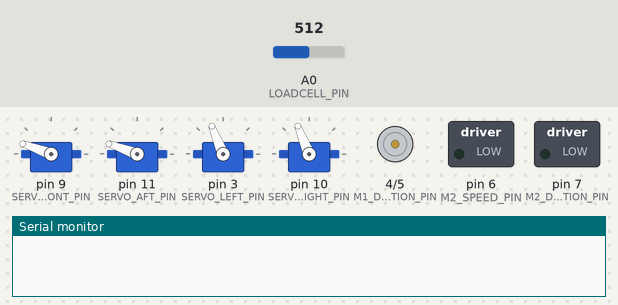
Recording of a sketch running on a simulated Arduino Uno, built with avr-gcc and run on an emulated ATmega328P. Parts: 4 × servo, direction and speed pins drawn as motors (green arrow = direction pin HIGH = forward, orange = LOW = backward, longer = more drive), switched loads named in the sketch (green lamp = pin HIGH), the last lines printed to the serial monitor. The inputs (shaded band) are chosen by the test bench; at power-on: A0 (LOADCELL_PIN) = 512.

Above: at 1.2 s.
1.3 s: A0 (LOADCELL_PIN) set to 793
2.8 s: A0 (LOADCELL_PIN) set to 815
At 13.2 s:
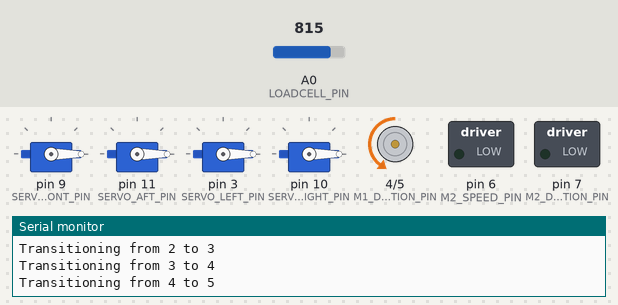
At 16.0 s:
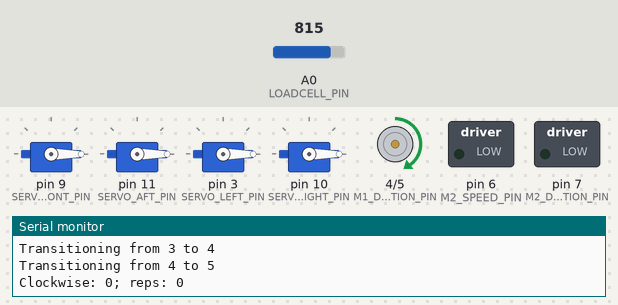
Timing chart, 0 to 36.7 s (numbered marks = the images above; inputs shaded):
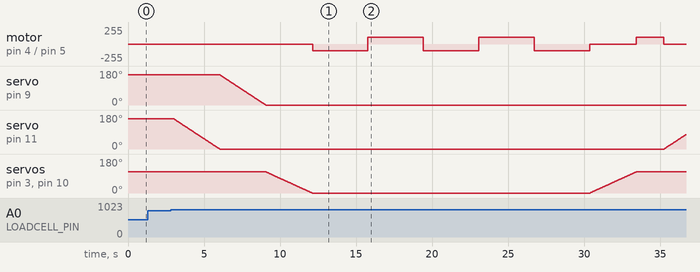

Measured:
- the behaviour switches between 800 and 801 on A0 (LOADCELL_PIN) (found by bisection; images 0 and 1)
- after the input at 1.3 s, every drawn part: stays the same
- after the input at 2.8 s, motor on pin 4 (M1_DIRECTION_PIN) / pin 5 (M1_SPEED_PIN): stopped → backward 100/255 after 9.3 s, → forward 100/255 3.6 s later, → backward 100/255 3.6 s later, → forward 100/255 3.6 s later, … (8 changes in this stretch)

The sketch:

Shoes.ino
```cpp
#include "SmoothServo.h"
#include "SmoothPWM.h"

//#define TEST_MODE

#define SERVO_FRONT_PIN     9
#define SERVO_AFT_PIN       11
#define SERVO_LEFT_PIN      3
#define SERVO_RIGHT_PIN     10

#define FRONT_UP          0
#define FRONT_DOWN        160
#define AFT_UP            0
#define AFT_DOWN          160
#define RIGHT_UP          0
#define RIGHT_DOWN        112
#define LEFT_UP           0
#define LEFT_DOWN         112

#define DELAY_MS          10
#define MOVE_DURATION_MS  3000
#define RAMP_DURATION_MS  1000
#define NUM_STEPS         (MOVE_DURATION_MS / DELAY_MS)
#define NUM_PWM_STEPS     1/*(RAMP_DURATION_MS / DELAY_MS)*/
#define NUM_SAMPLES       20

#define LOADCELL_PIN        A0

#define SWITCH1_PIN         12
#define SWITCH2_PIN         13

#define M1_DIRECTION_PIN    4
#define M1_SPEED_PIN        5
#define M2_DIRECTION_PIN    7
#define M2_SPEED_PIN        6

#define M1_PWM              100
#define M1_RPM_BY_10        165L
#define ROTATION_MS         ((60L*1000L*10L) / M1_RPM_BY_10)
#define HALFROTATION_MS     (ROTATION_MS / 2L)
#define MORE_HALFROTATION_MS (ROTATION_MS *4L / 8L)
#define CLEANING_ROTS       1L
#define CLEANING_MS         (CLEANING_ROTS * HALFROTATION_MS)

SmoothServo servoFront;
SmoothServo servoAft;
SmoothServo servoLeft;
SmoothServo servoRight;
SmoothPWM motor;

enum AppStatusEnum {
  AppStatus_Idle,
  AppStatus_Delay,
  AppStatus_AftUp,
  AppStatus_FrontUp,
  AppStatus_SidesUp,
  AppStatus_Cleaning,
  AppStatus_SidesDown,
  AppStatus_FrontDown,
  AppStatus_AftDown,
  AppStatus_Reverting,
};

typedef struct {
  long startMs;
  int numSamples;
} IdleData;

typedef struct {
  long startMs;
} DelayData;

typedef struct {
  long startMs;
} RevertingData;

typedef struct {
  int clockwise;
  int numReps;
  long startMs;
} CleaningData;

typedef union
{
  IdleData idle;
  DelayData delay;
  CleaningData cleaning;
  RevertingData reverting;
} AppData;

AppStatusEnum appStatus;
AppData appData;

typedef AppStatusEnum (*statusInitFnc)(AppData* data);
typedef AppStatusEnum (*statusUpdateFnc)(AppData* data);

void appIdleInit(AppData* data);
AppStatusEnum appIdleUpdate(AppData* data);

void appDelayInit(AppData* data);
AppStatusEnum appDelayUpdate(AppData* data);

void appAftUpInit(AppData* data);
AppStatusEnum appAftUpUpdate(AppData* data);

void appFrontUpInit(AppData* data);
AppStatusEnum appFrontUpUpdate(AppData* data);

void appSidesUpInit(AppData* data);
AppStatusEnum appSidesUpUpdate(AppData* data);

void appCleaningInit(AppData* data);
AppStatusEnum appCleaningUpdate(AppData* data);

void appAftDownInit(AppData* data);
AppStatusEnum appAftDownUpdate(AppData* data);

void appFrontDownInit(AppData* data);
AppStatusEnum appFrontDownUpdate(AppData* data);

void appSidesDownInit(AppData* data);
AppStatusEnum appSidesDownUpdate(AppData* data);

void appRevertingInit(AppData* data);
AppStatusEnum appRevertingUpdate(AppData* data);

statusInitFnc initFunctions[] = {
  appIdleInit,
  appDelayInit,
  appAftUpInit,
  appFrontUpInit,
  appSidesUpInit,
  appCleaningInit,
  appSidesDownInit,
  appFrontDownInit,
  appAftDownInit,
  appRevertingInit,
};

statusUpdateFnc updateFunctions[] = {
  appIdleUpdate,
  appDelayUpdate,
  appAftUpUpdate,
  appFrontUpUpdate,
  appSidesUpUpdate,
  appCleaningUpdate,
  appSidesDownUpdate,
  appFrontDownUpdate,
  appAftDownUpdate,
  appRevertingUpdate,
};


void setupPins()
{
  pinMode(SWITCH1_PIN, INPUT);
  pinMode(SWITCH2_PIN, INPUT);

  pinMode(M1_DIRECTION_PIN, OUTPUT);
  pinMode(M1_SPEED_PIN, OUTPUT);
  pinMode(M2_DIRECTION_PIN, OUTPUT);
  pinMode(M2_SPEED_PIN, OUTPUT);
}

void setupServos()
{
  servoFront.attach(SERVO_FRONT_PIN, FRONT_DOWN);
  servoAft.attach(SERVO_AFT_PIN, AFT_DOWN);
  servoLeft.attach(SERVO_LEFT_PIN, LEFT_DOWN);
  servoRight.attach(SERVO_RIGHT_PIN, RIGHT_DOWN);
}

void setup() {
  Serial.begin(115200);

  setupPins();
  setupServos();

  motor.attach(M1_SPEED_PIN, 0);

#ifdef TEST_MODE
  //servoFront.move(FRONT_DOWN, FRONT_UP, 60);
  //servoAft.move(AFT_DOWN, AFT_UP, 60);
  //servoRight.move(RIGHT_DOWN, RIGHT_UP, 60);
  //servoLeft.move(RIGHT_DOWN, RIGHT_UP, 60);
#else
  appStatus = AppStatus_Idle;
  initFunctions[appStatus](&appData);
#endif
}

void appIdleInit(AppData* data)
{
  IdleData* idleData = &data->idle;

  idleData->startMs = millis();
  idleData->numSamples = 0;
}

AppStatusEnum appIdleUpdate(AppData* data)
{
  IdleData* idleData = &data->idle;

  int value = analogRead(LOADCELL_PIN);
  //Serial.println(value);

  if ((value > 800) && (value < 900))
  {
    idleData->numSamples ++;
  }
  else
  {
    idleData->numSamples = 0;
  }

  if (idleData->numSamples > NUM_SAMPLES)
    return AppStatus_AftUp;

  long delta = millis() - idleData->startMs;
  if (delta > 20000)
    return AppStatus_Delay;

  return AppStatus_Idle;
}

void appDelayInit(AppData* data)
{
  DelayData* delayData = &data->delay;

  delayData->startMs = millis();
}

AppStatusEnum appDelayUpdate(AppData* data)
{
  DelayData* delayData = &data->delay;

  long delta = millis() - delayData->startMs;
  if (delta > 10000)
    return AppStatus_AftUp;

  return AppStatus_Delay;
}

void appAftUpInit(AppData* data)
{
  servoAft.move(AFT_DOWN, AFT_UP, NUM_STEPS);
}

AppStatusEnum appAftUpUpdate(AppData* data)
{
  if (servoAft.process())
    return AppStatus_FrontUp;

  return AppStatus_AftUp;
}

void appFrontUpInit(AppData* data)
{
  servoFront.move(FRONT_DOWN, FRONT_UP, NUM_STEPS);
}

AppStatusEnum appFrontUpUpdate(AppData* data)
{
  if (servoFront.process())
    return AppStatus_SidesUp;

  return AppStatus_FrontUp;
}

void appSidesUpInit(AppData* data)
{
  servoLeft.move(LEFT_DOWN, LEFT_UP, NUM_STEPS);
  servoRight.move(RIGHT_DOWN, RIGHT_UP, NUM_STEPS);
}

AppStatusEnum appSidesUpUpdate(AppData* data)
{
  bool l = servoLeft.process();
  bool r = servoRight.process();
  if (l && r)
    return AppStatus_Cleaning;

  return AppStatus_SidesUp;
}

void appCleaningInit(AppData* data)
{
  CleaningData* cleaning = &data->cleaning;
  cleaning->clockwise = 0;
  cleaning->numReps = 0;
  cleaning->startMs = millis();

  // motor left until end of switch
  digitalWrite(M1_DIRECTION_PIN, cleaning->clockwise? HIGH : LOW);
  motor.ramp(0, M1_PWM, NUM_PWM_STEPS);
}

AppStatusEnum appCleaningUpdate(AppData* data)
{
  CleaningData* cleaning = &data->cleaning;

  /*
  if (!digitalRead(SWITCH1_PIN))
  {
    if (!cleaning->clockwise)
    {
      cleaning->numReps ++;
      if (cleaning->numReps >= 3)
      {
        analogWrite(M1_SPEED_PIN, 0);
        return AppStatus_SidesDown;
      }
    }

    // change direction
    cleaning->clockwise = !cleaning->clockwise;
    digitalWrite(M1_DIRECTION_PIN, cleaning->clockwise? HIGH : LOW);
  }
  */

  motor.process();

  long delta = millis() - cleaning->startMs;
  if (delta > ROTATION_MS)
  {
    Serial.print("Clockwise: ");
    Serial.print(cleaning->clockwise);
    Serial.print("; reps: ");
    Serial.println(cleaning->numReps);

    if (!cleaning->clockwise)
    {
      cleaning->numReps ++;
      if (cleaning->numReps >= 3)
      {
        motor.stop();
        return AppStatus_SidesDown;
      }
    }

    // change direction
    cleaning->startMs = millis();
    cleaning->clockwise = !cleaning->clockwise;
    digitalWrite(M1_DIRECTION_PIN, cleaning->clockwise? HIGH : LOW);
  }

  return AppStatus_Cleaning;
}

void appSidesDownInit(AppData* data)
{
  servoLeft.move(LEFT_UP, LEFT_DOWN, NUM_STEPS);
  servoRight.move(RIGHT_UP, RIGHT_DOWN, NUM_STEPS);
}

AppStatusEnum appSidesDownUpdate(AppData* data)
{
  bool l = servoLeft.process();
  bool r = servoRight.process();

  if (l && r)
    return AppStatus_Reverting;

  return AppStatus_SidesDown;
}

void appRevertingInit(AppData* data)
{
  RevertingData* reverting = &data->reverting;
  reverting->startMs = millis();

  // motor left until end of switch
  digitalWrite(M1_DIRECTION_PIN, HIGH);
  motor.ramp(0, M1_PWM, NUM_PWM_STEPS);
}

AppStatusEnum appRevertingUpdate(AppData* data)
{
  RevertingData* reverting = &data->reverting;

  motor.process();

  long delta = millis() - reverting->startMs;
  if (delta > MORE_HALFROTATION_MS)
  {
    motor.stop();
    return AppStatus_AftDown;
  }

  return AppStatus_Reverting;
}

void appAftDownInit(AppData* data)
{
  servoAft.move(AFT_UP, AFT_DOWN, NUM_STEPS);
}

AppStatusEnum appAftDownUpdate(AppData* data)
{
  if (servoAft.process())
    return AppStatus_FrontDown;

  return AppStatus_AftDown;
}

void appFrontDownInit(AppData* data)
{
  servoFront.move(FRONT_UP, FRONT_DOWN, NUM_STEPS);
}

AppStatusEnum appFrontDownUpdate(AppData* data)
{
  if (servoFront.process())
    return AppStatus_Idle;

  return AppStatus_FrontDown;
}

void loop() {
#ifdef TEST_MODE
  /*
  if (servoFront.process())
  {
    servoFront.move(FRONT_OPEN, FRONT_CLOSED, 60);
  }
  if (servoAft.process())
  {
    servoAft.move(AFT_OPEN, AFT_CLOSED, 60);
  }
  if (servoRight.process())
  {
    servoRight.move(RIGHT_OPEN, RIGHT_CLOSED, 60);
  }
  if (servoLeft.process())
  {
    servoLeft.move(LEFT_OPEN, LEFT_CLOSED, 60);
  }
  */
  delay(500);
#else
  AppStatusEnum newStatus = updateFunctions[appStatus](&appData);
  if (newStatus != appStatus)
  {
    Serial.print("Transitioning from ");
    Serial.print(appStatus);
    Serial.print(" to ");
    Serial.print(newStatus);
    Serial.println();

    appStatus = newStatus;
    initFunctions[appStatus](&appData);
  }

  delay(DELAY_MS);
#endif
}
```

SmoothPWM.cpp
```cpp
#include "Arduino.h"
#include "SmoothPWM.h"

void SmoothPWM::attach(int p, int pos)
{
  pin = p;
  analogWrite(pin, pos);

  currStep = 0;
  numSteps = 0;
}

void SmoothPWM::ramp(int from, int to, int steps)
{
  numSteps = steps;
  step = ((float)to - (float)from) / (float)steps;

  currPWM = (float)from;
  currStep = 0;

  analogWrite(pin, currPWM);
}

void SmoothPWM::stop()
{
  currPWM = 0;
  currStep = 0;

  analogWrite(pin, currPWM);
}

bool SmoothPWM::process()
{
  if (currStep >= numSteps)
      return true;

  currPWM += step;
  //Serial.println(currPWM);
  analogWrite(pin, currPWM);

  currStep ++;
  return (currStep >= numSteps);
}
```

SmoothPWM.h
```cpp
#ifndef SMOOTHPWM_H
#define SMOOTHPWM_H

#include "Arduino.h"
#include "Servo.h"

class SmoothPWM
{
public:
  void attach(int p, int pos);
  void ramp(int from, int to, int steps);
  void stop();
  bool process();

private:
    int pin;
    float currPWM;
    int currStep;
    int numSteps;
    float step;
};

#endif
```

SmoothServo.cpp
```cpp
#include "Arduino.h"
#include "SmoothServo.h"

void SmoothServo::attach(int pin, int pos)
{
  servo.attach(pin);
  servo.write(pos);

  currStep = 0;
  numSteps = 0;
}

void SmoothServo::move(int from, int to, int steps)
{
  numSteps = steps;
  step = ((float)to - (float)from) / (float)steps;

  currPos = (float)from;
  currStep = 0;

  servo.write(currPos);
}

bool SmoothServo::process()
{
  if (currStep >= numSteps)
      return true;

  currPos += step;
  //Serial.println(currPos);
  servo.write((int)currPos);

  currStep ++;
  return (currStep >= numSteps);
}
```

SmoothServo.h
```cpp
#ifndef SMOOTHSERVO_H
#define SMOOTHSERVO_H

#include "Arduino.h"
#include "Servo.h"

class SmoothServo
{
public:
  void attach(int pin, int pos);
  void move(int from, int to, int steps);
  bool process();

private:
    Servo servo;
    float currPos;
    int currStep;
    int numSteps;
    float step;
};

#endif
```
